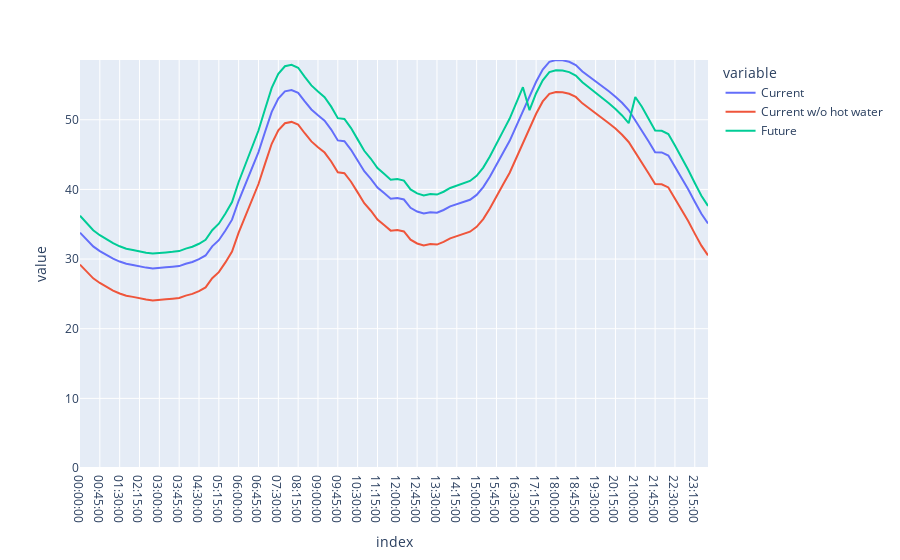

Notebook code for this chart:
### Code cell
# future_zs_with_hw.plot()
# many_day_df_current.plot()
# many_day_df_current.mean(axis=1).plot()
# plotting_df_many.plot()
fig = go.Figure(plotting_df_many.plot())
fig.update_yaxes(range = [0,plotting_df_many.max().max()])
